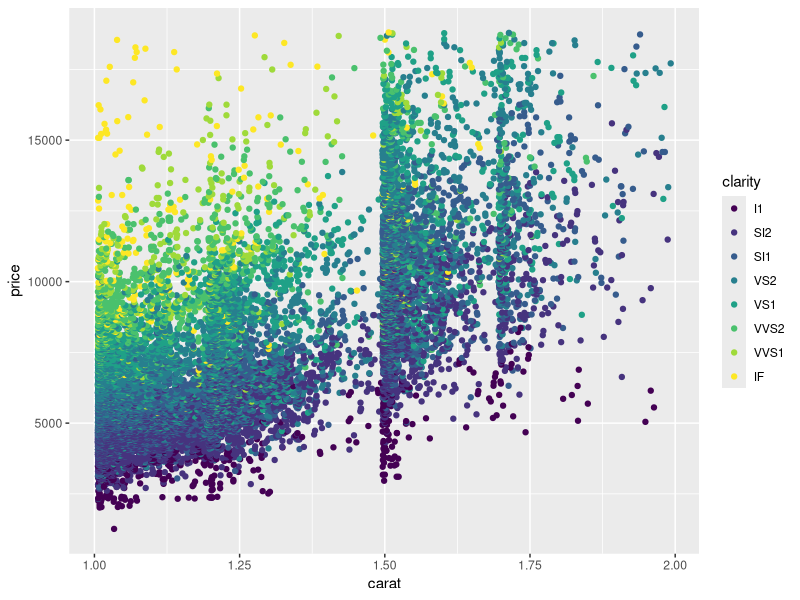

Generate this figure with R:
## ---- chunk 1
knitr::opts_chunk$set(echo = TRUE)
library(tidyverse)
## ---- chunk 2
### filter the diamonds, etc
diamonds %>% filter(price > 1000) %>% summary()

ggplot(diamonds %>%
         filter(carat > 1 & carat < 2), 
       aes(x = carat, y = price)) + ### Casey did this!
  geom_jitter(aes(color = clarity))
